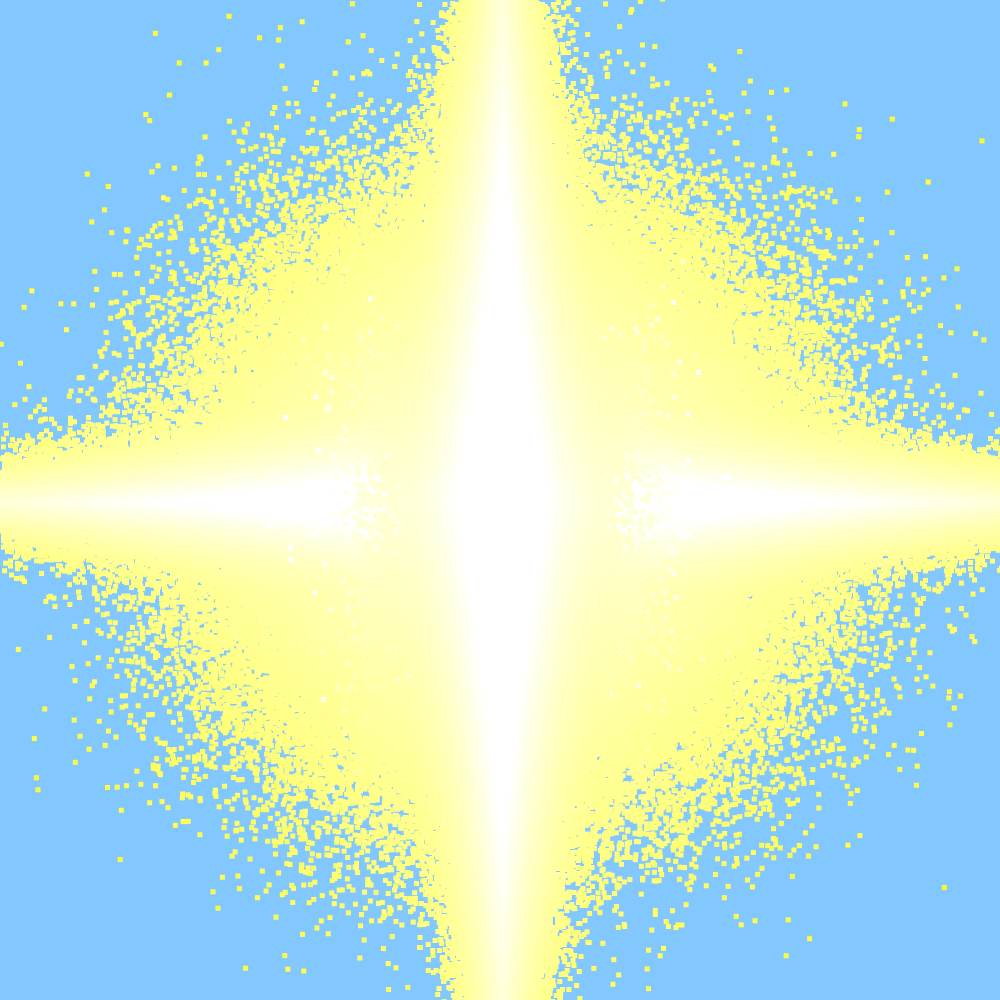
Frame 1 (no input)
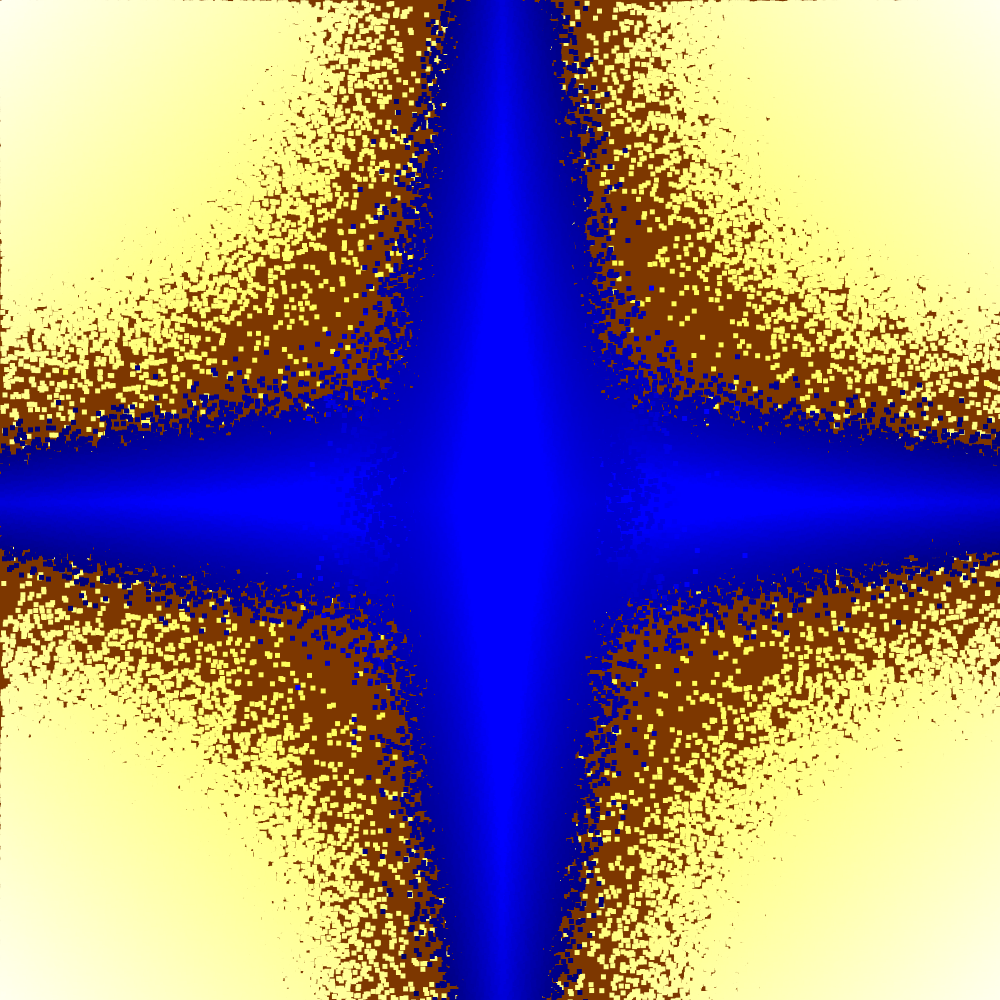
Frame 60 (no input)
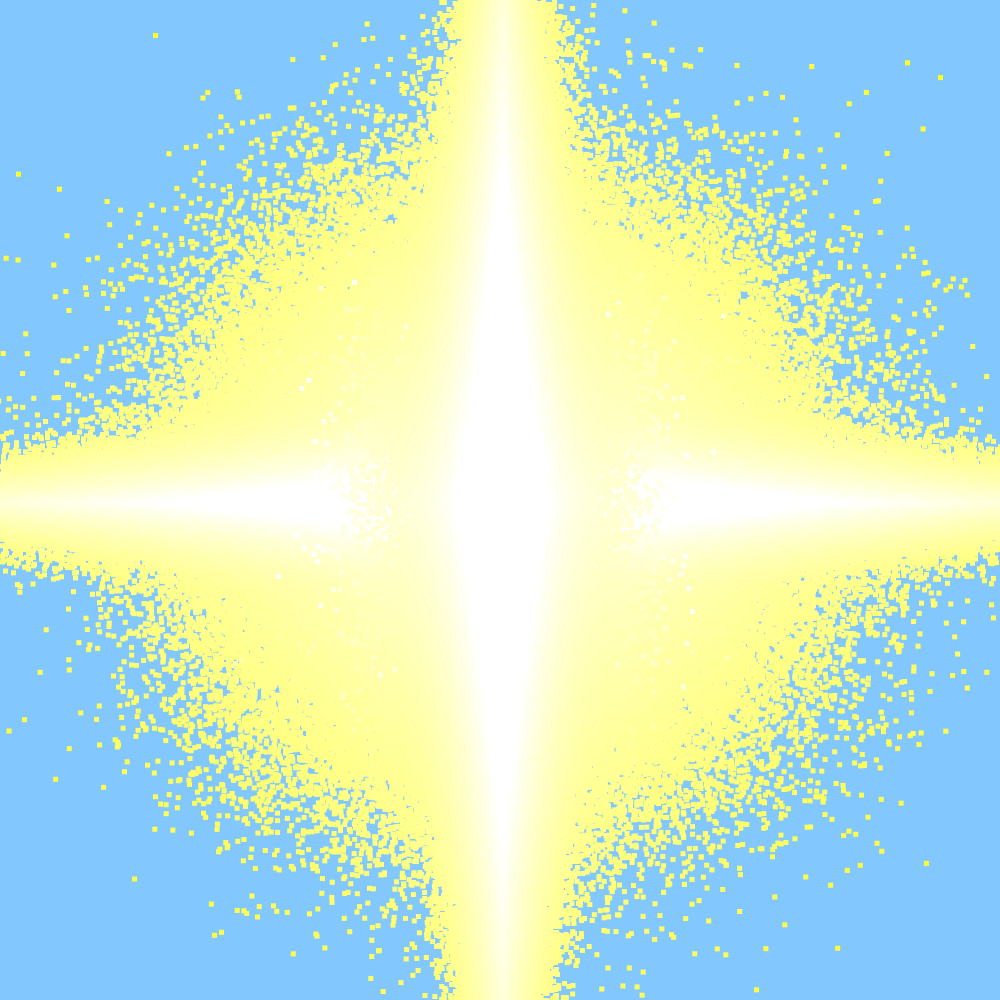
Frame 120 (the mouse pressed at the canvas centre since frame 60)

The p5.js sketch that drew these frames (run headless with seeded random() and noise() and a simulated clock; from frame 60 on, the mouse is pressed at the canvas centre):

// p5.js sketch
// ── sketch.js
let flipped = false;
let prevFlipped = true;
const maxBlue = 239;
const minBlue = 0;
const howManyPixels = 500000;
const width = 1000;
const height = 1000;
const averageOfMiddles = (width + height) / 4;
const spikeWidthMultiplier = 1.5;
const spikes = getRandomInts(0, 8, howManyPixels).sort().reverse();
const unflipChance = howManyPixels / 500000;
const redrawChance = 10000 / howManyPixels;

function setup() {
  createCanvas(width, height);
  noStroke();

}

function draw() {
  if (flipped === prevFlipped && Math.random() > redrawChance) {
    let chance = flipped ? unflipChance : 0.005;
    if (Math.random() > chance) {
      return;
    } else {
      flipped = !flipped;
    }
  }
  prevFlipped = flipped;
  if (flipped) {
    background(255-130, 255-200, 255-255);
  } else {
    background(130, 200, 255);
  }
  let redAndGreen = flipped ? 0 : 255;

  for (let i = 0; i < howManyPixels; i++) {
    if (spikes[i] >= 4) {
      let x = randomGaussian(width / 2, width / 8);
      let y = randomGaussian(height / 2, height / 8);
      const nearCenter = (Math.abs(x - width / 2) + Math.abs(y - height / 2)) / 2;
      const howMuchBlue = (((averageOfMiddles - nearCenter) / averageOfMiddles) * (maxBlue - minBlue)) + minBlue;
      if (flipped) {
        x = flipAwayFromCenter(x, width);
        y = flipAwayFromCenter(y, height);
      }
      fill(255, 255, howMuchBlue);
      rect(x, y, 5, 5);
    } else {
      let x;
      let y;
      let howMuchBlue;
      let arbitraryBlueToAdd = 0;
      if (spikes[i] === 0) {
        y = getRandomInts(0, height / 2, 1)[0];
        x = randomGaussian(width / 2, (width / 25) * (y / (height / 2) + Math.random() / spikeWidthMultiplier));
        arbitraryBlueToAdd = (width / 10 - Math.abs((width / 2) - x)) ** 2 / (width / 10);
      } else if (spikes[i] === 1) {
        y = getRandomInts(height / 2, height, 1)[0];
        x = randomGaussian(width / 2, (width / 25) * (((height / 2) - (y - (height / 2))) / (height / 2) + (Math.random() / spikeWidthMultiplier)));
        arbitraryBlueToAdd = (width / 10 - Math.abs((width / 2) - x)) ** 2 / (width / 10);
      } else if (spikes[i] === 2) {
        x = getRandomInts(0, width / 2, 1)[0];
        y = randomGaussian(height / 2, (height / 25) * (x / (width / 2) + Math.random() / spikeWidthMultiplier));
        arbitraryBlueToAdd = (height / 10 - Math.abs((height / 2) - y)) ** 2 / (height / 10);
      } else if (spikes[i] === 3) {
        x = getRandomInts(width / 2, width, 1)[0];
        y = randomGaussian(height / 2, (height / 25) * (((width / 2) - (x - (width / 2))) / (width / 2) + (Math.random() / spikeWidthMultiplier)));
        arbitraryBlueToAdd = (height / 10 - Math.abs((height / 2) - y)) ** 2 / (height / 10);
      }
      const nearCenter = (Math.abs(x - width / 2) + Math.abs(y - height / 2)) / 2;
      howMuchBlue = (((averageOfMiddles - nearCenter) / averageOfMiddles) * (maxBlue - minBlue)) + minBlue + arbitraryBlueToAdd;

      fill(redAndGreen, redAndGreen, howMuchBlue);
      rect(x, y, 5, 5);;
    }
  }
}



/**
 * Gets an array of random numbers between min (inclusive) and max (exclusive)
 * @param {Number} min 
 * @param {Number} max 
 * @param {Number} howManyInts
 */
function getRandomInts(min, max, howManyInts) {
  const numbers = [];
  for (let i = 0; i < howManyInts; i++) {
    numbers.push(Math.floor(Math.random() * (max - min) + min));
  }
  return numbers;
}

function mousePressed(e) {
  if (e.button === 0) {
    flipped = !flipped;
  }
}

function flipAwayFromCenter(number, size) {
  if (number < size / 2) {
    return size / 2 - number;
  } else if (number > size / 2) {
    return (size / 2) - (number - (size / 2)) + (size / 2)
  }
  return number;
}
